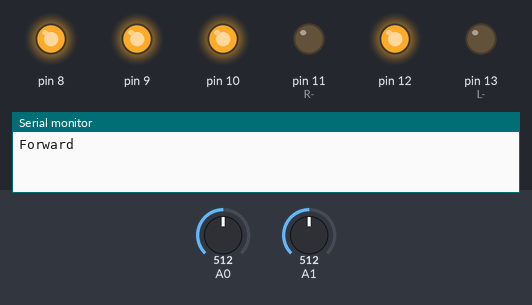
Recording of a sketch running on a simulated Arduino Uno, built with avr-gcc and run on an emulated ATmega328P. On the bench: output pins drawn as LEDs (lit = HIGH), the last lines printed to the serial monitor. Inputs (shaded band) come from the test bench; at power-on: A0 = 512, A1 = 512.

Above: at 2.5 s.
At 7.5 s:
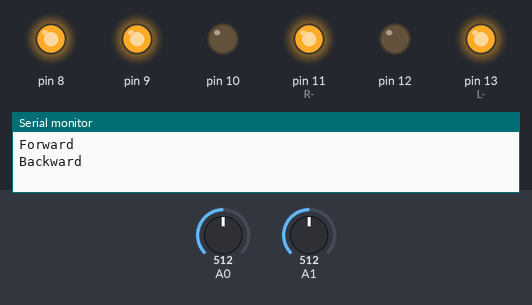
At 12.5 s:
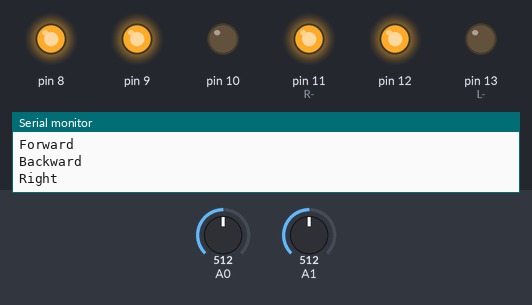
At 17.5 s:
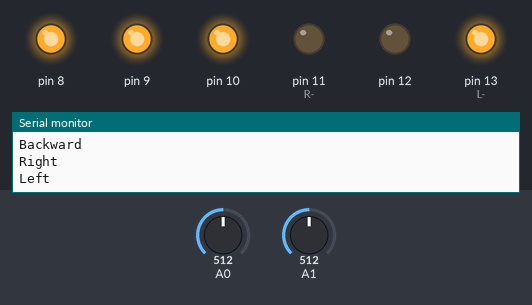
At 22.5 s:
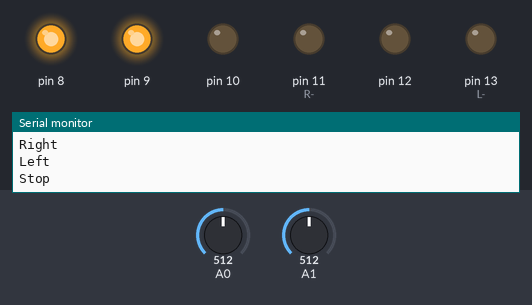
Timing chart, 0 to 28.8 s (numbered marks = the images above):
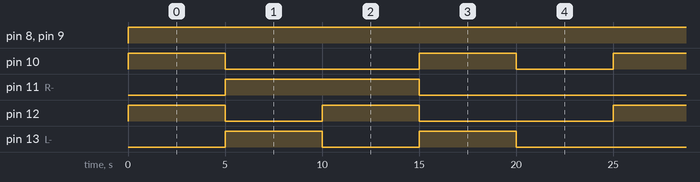

Measured:
- by itself, pin 8, pin 9: LOW → HIGH at 0.00 s
- by itself, pin 10: repeats every 25.0 s: LOW 10.0 s, HIGH 5.0 s, LOW 5.0 s, HIGH 5.0 s
- by itself, pin 11 (R-): alternates HIGH for 10.0 s and LOW for 15.0 s
- by itself, pin 12, pin 13 (L-): repeats every 25.0 s: LOW 5.0 s, HIGH 5.0 s, LOW 10.0 s, HIGH 5.0 s

The sketch:

MotorConfigCheck.ino
```cpp
//right sens - A0, left sens - A1

void setup()
{
  pinMode(10, OUTPUT); //R+
  pinMode(11, OUTPUT); //R-
  pinMode(12, OUTPUT); //L+
  pinMode(13, OUTPUT); //L-
  pinMode(8, OUTPUT);
  pinMode(9, OUTPUT);
  Serial.begin(9600);
}

void moveRobot(String motion)
{
  if(motion=="Forward")
  {
    digitalWrite(10, HIGH);
    digitalWrite(11, LOW);
    digitalWrite(12, HIGH);
    digitalWrite(13, LOW);
    Serial.println("Forward");
  }
  if(motion=="Backward")
  {
    digitalWrite(10, LOW);
    digitalWrite(11, HIGH);
    digitalWrite(12, LOW);
    digitalWrite(13, HIGH);
    Serial.println("Backward");
  }
  if(motion=="Left")
  {
    digitalWrite(10, HIGH);
    digitalWrite(11, LOW);
    digitalWrite(12, LOW);
    digitalWrite(13, HIGH);
    Serial.println("Left");
  }
  if(motion=="Right")
  {
    digitalWrite(10, LOW);
    digitalWrite(11, HIGH);
    digitalWrite(12, HIGH);
    digitalWrite(13, LOW);
    Serial.println("Right");
  }
  if(motion=="Stop")
  {
    digitalWrite(10, LOW);
    digitalWrite(11, LOW);
    digitalWrite(12, LOW);
    digitalWrite(13, LOW);
    Serial.println("Stop");
  }
}

void loop()
{
  int Right = analogRead(A0);
  int Left = analogRead(A1);
  digitalWrite(8, HIGH);
  digitalWrite(9, HIGH);
    moveRobot("Forward"); delay(5000);
    moveRobot("Backward"); delay(5000);
    moveRobot("Right"); delay(5000);
    moveRobot("Left"); delay(5000);
    moveRobot("Stop"); delay(5000);
}
```
